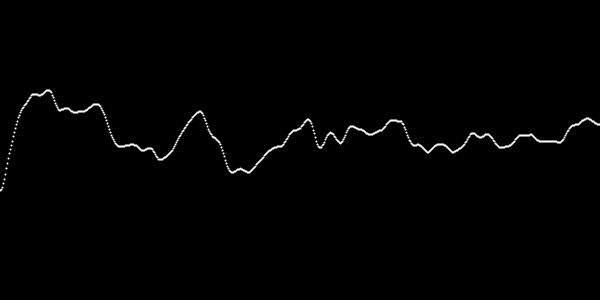
Frame 1 (no input)
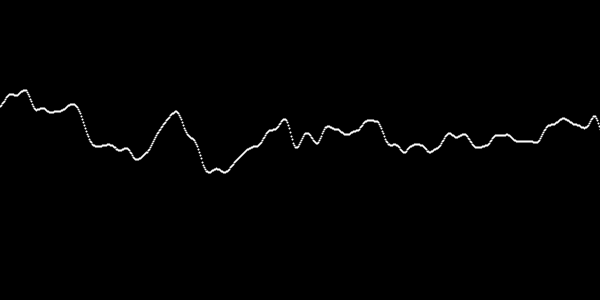
Frame 60 (the mouse pressed at the canvas centre just before this capture)
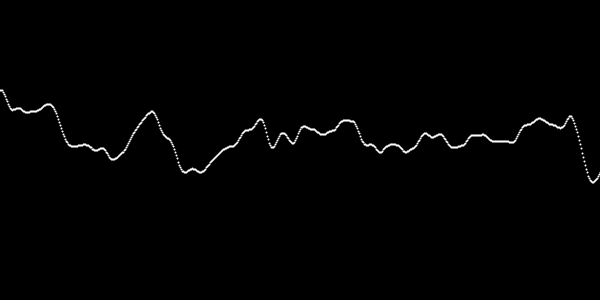
Frame 120 (the mouse held since frame 60 and released just before this capture)

The Processing sketch that drew these frames (run headless with seeded random() and noise(); from frame 60 on, the mouse is pressed at the canvas centre):

// Processing sketch: noise03_noise1D
// ── noise03_noise1D.pde
float pos=0.0; // initial position for the noise() function
float dpos=0.01; // the amount we shift the position
float dx=0.025;
float[] yvalues;
float amplitude;
int xspacing = 1;
int w = 0;
int seed = 9999;
int octaves = 3;
float falloff = .5;

void setup(){
  size(600,300);
  background(0);
  w = width+xspacing;
  yvalues=new float[w/xspacing];
  amplitude=height/2;
  noiseSeed(seed);
  noiseDetail(octaves, falloff);
}

void draw(){
  background(0);
  calcNoise();
  renderNoise();
}

void calcNoise(){
  pos += dpos;
  float x = pos;
  for(int i = 0; i < yvalues.length; i++){
    yvalues[i] = (noise(x)-.5)*amplitude;
    x+=dx;
  }
}

void renderNoise(){
  stroke(255);
  strokeWeight(2);
   for (int x = 0; x < yvalues.length; x++) {
    point(x*xspacing, (height/2)+yvalues[x]);
  }
}
